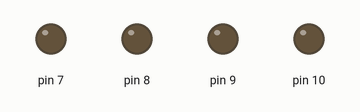
A sketch run on a simulated Arduino Uno, built with avr-gcc and run on an emulated ATmega328P. Shown: output pins drawn as LEDs (lit = HIGH).

Above: at 0.2 s.
At 1.4 s:
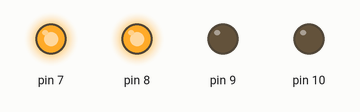
At 2.2 s:
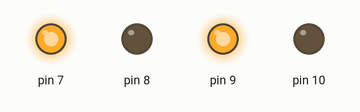
At 3.0 s:
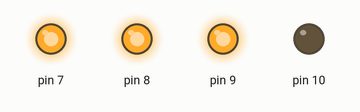
At 3.8 s:
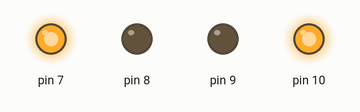
At 5.4 s:
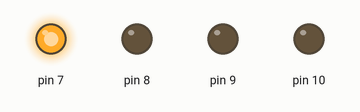
Timing chart, 0 to 6.2 s (numbered marks = the images above):
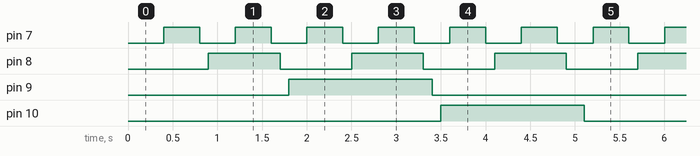

Measured:
- by itself, pin 7: alternates HIGH for 0.40 s and LOW for 0.40 s
- by itself, pin 8: alternates HIGH for 0.80 s and LOW for 0.80 s
- by itself, pin 9, pin 10: alternates HIGH for 1.6 s and LOW for 3.2 s

The sketch:

ex5.ino
```cpp
// 例題5: 10進カウンタ

/**
 * 関数名: setup
 * 引数: なし
 * 処理: 各初期設定のため初回のみ実行
 */
void setup() {
    // put your setup code here, to run once:

    // 各LED接続ピンを出力に設定
    for (int i = 7; i < 11; i++) {
        pinMode (i, OUTPUT);  // 出力に設定
    }
}

int x = 0;  // 表示する値(10進数)

/**
 * 関数名: loop
 * 引数: なし
 * 処理: 無限ループ．10進数のカウントをLEDの点灯，消灯により2進数で表す
 */
void loop() {
    // put your main code here, to run repeatedly:

    // 表示
    Serial.print("x: ");  // 最後の文字の後に改行しない
    Serial.println(x);    // 表示している値(10進数, 最後の文字の後に改行)

    // 点灯しているLEDを切り替える(消灯: 0, 点灯: 1として2進数で表す)
    for (int i = 7; i < 11; i++) {
        // ビットシフトを併用することで各ビットについて点灯，消灯を切り替える．
        digitalWrite(i, (x & (1 << (i - 7)) ? HIGH : LOW));

        delay(100);  // 遅延(LEDの切り替えを見やすくする)
    }

    // 11までカウントしたらリセット
    if (11 < ++x) {
        x = 0;
    }
}
```
